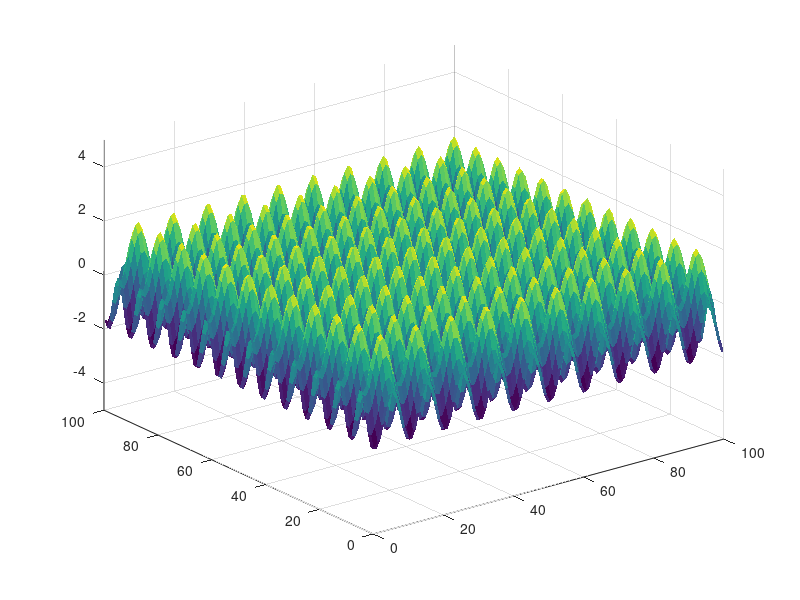

Here is the MATLAB script that generated this plot:
t1 = 0; t2 = 999; nt = 100;
t = linspace(t1,t2,nt);

omega1 = 1; omega2 = 100; nomega = 200;
omega = linspace(omega1,omega2,nomega);


L = 100;
x1 = 0; x2 = L; nx = 100; x =linspace(x1,x2,nx);
y1 = 0; y2 = L; ny = 100; y =linspace(y1,y2,ny);

[X,Y] = meshgrid(x,y);

wave = @(omega,t,kx,ky,x,y)(cos(kx*x+ky*y-omega*t));

for ii = 1:nt
    WAVE = wave(omega2,t(ii),2*pi/10,0,X,Y) +...
           wave(omega2,t(ii),0,2*pi/8.2,X,Y);
    surf(X,Y,WAVE); shading flat;
    set(gca,'zlim',[-5 5])
    pause(0.1)
end

%l1 = L;
%k1 =